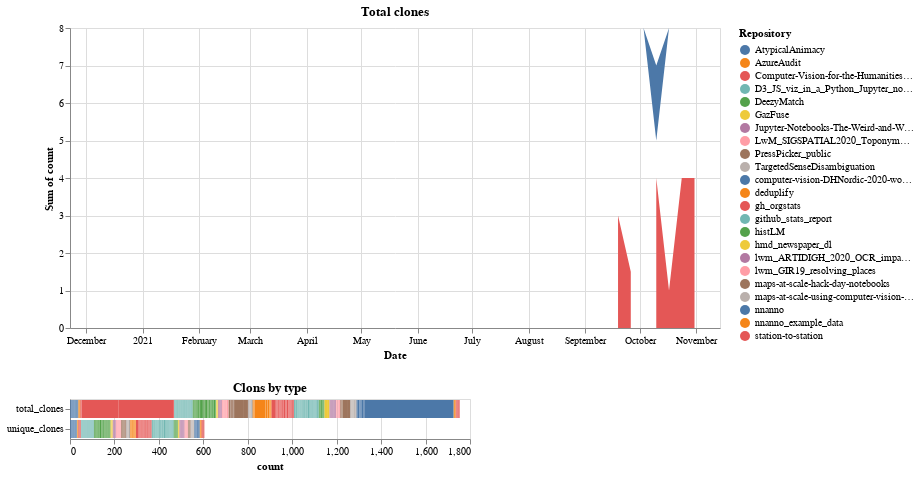

Notebook code for this chart:
### Code cell
brush = alt.selection(type="interval")
chart = (
    alt.Chart(data)
    .mark_area()
    .encode(
        x=alt.X("index:T", axis=alt.Axis(tickCount=24, title="Date")),
        y="sum(count):Q",
        color=alt.Color("variable_0:N", title="Repository"),
     
    )
    .transform_filter(alt.FieldEqualPredicate(field="variable_1", equal="total_clones"))
    .properties(width=WIDTH, title="Total clones")
    .add_selection(brush)
)

bar = (
    alt.Chart(data)
    .mark_bar()
    .encode(
        y=alt.Y("variable_1:N", title=None),
        x="count:Q",
        color=alt.Color("variable_0:N", title="Repository"),tooltip="count:Q"
    )
    .properties(title="Clons by type")
    .transform_filter(brush)
)

chart & bar

### Figure 1 — Vega-Lite specification as saved in the notebook (floating-point values rounded to 4 significant figures; data arrays with more than 128 entries replaced by an {"elided": "..."} marker saying what was removed)
{"config": {"view": {"continuousWidth": 400, "continuousHeight": 300}}, "vconcat": [{"mark": "area", "encoding": {"color": {"type": "nominal", "field": "variable_0", "title": "Repository"}, "x": {"type": "temporal", "axis": {"tickCount": 24, "title": "Date"}, "field": "index"}, "y": {"type": "quantitative", "aggregate": "sum", "field": "count"}}, "selection": {"selector002": {"type": "interval"}}, "title": "Total clones", "transform": [{"filter": {"equal": "total_clones", "field": "variable_1"}}], "width": 650}, {"mark": "bar", "encoding": {"color": {"type": "nominal", "field": "variable_0", "title": "Repository"}, "tooltip": {"type": "quantitative", "field": "count"}, "x": {"type": "quantitative", "field": "count"}, "y": {"type": "nominal", "field": "variable_1", "title": null}}, "title": "Clons by type", "transform": [{"filter": {"selection": "selector002"}}]}], "data": {"name": "data-926b12ee41e3814edf66c07401356d85"}, "$schema": "https://vega.github.io/schema/vega-lite/v4.8.1.json", "datasets": {"data-926b12ee41e3814edf66c07401356d85": {"elided": "2392 records"}}}
